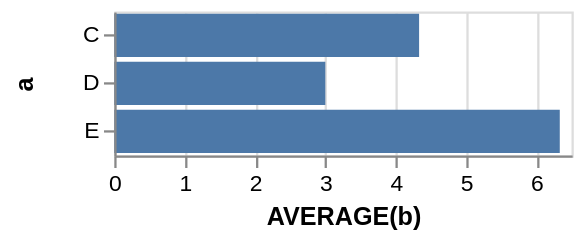

Write the Vega-Lite specification saved for this chart.
### Vega specification from a JSON file in a GitHub repository (floating-point values rounded to 4 significant figures)
{"$schema": "https://vega.github.io/schema/vega/v3.0.json", "autosize": "pad", "padding": 5, "style": "cell", "data": [{"name": "source_0", "values": [{"a": "C", "b": 2}, {"a": "C", "b": 7}, {"a": "C", "b": 4}, {"a": "D", "b": 1}, {"a": "D", "b": 2}, {"a": "D", "b": 6}, {"a": "E", "b": 8}, {"a": "E", "b": 4}, {"a": "E", "b": 7}]}, {"name": "data_0", "source": "source_0", "transform": [{"type": "formula", "expr": "toNumber(datum[\"b\"])", "as": "b"}, {"type": "aggregate", "groupby": ["a"], "ops": ["average"], "fields": ["b"], "as": ["average_b"]}]}], "signals": [{"name": "width", "update": "200"}, {"name": "y_step", "value": 21}, {"name": "height", "update": "bandspace(domain('y').length, 0.1, 0.05) * y_step"}], "marks": [{"name": "marks", "type": "rect", "style": ["bar"], "from": {"data": "data_0"}, "encode": {"update": {"x": {"scale": "x", "field": "average_b"}, "x2": {"scale": "x", "value": 0}, "y": {"scale": "y", "field": "a"}, "height": {"scale": "y", "band": true}, "fill": {"value": "#4c78a8"}}}}], "scales": [{"name": "x", "type": "linear", "domain": {"data": "data_0", "field": "average_b"}, "range": [0, {"signal": "width"}], "nice": true, "zero": true}, {"name": "y", "type": "band", "domain": {"data": "data_0", "field": "a", "sort": true}, "range": {"step": {"signal": "y_step"}}, "paddingInner": 0.1, "paddingOuter": 0.05}], "axes": [{"scale": "x", "labelOverlap": true, "orient": "bottom", "tickCount": {"signal": "ceil(width/40)"}, "title": "AVERAGE(b)", "zindex": 1}, {"scale": "x", "domain": false, "grid": true, "labels": false, "maxExtent": 0, "minExtent": 0, "orient": "bottom", "tickCount": {"signal": "ceil(width/40)"}, "ticks": false, "zindex": 0, "gridScale": "y"}, {"scale": "y", "orient": "left", "title": "a", "zindex": 1}], "config": {"axis": {"domainColor": "#888", "tickColor": "#888"}, "axisY": {"minExtent": 30}}}
